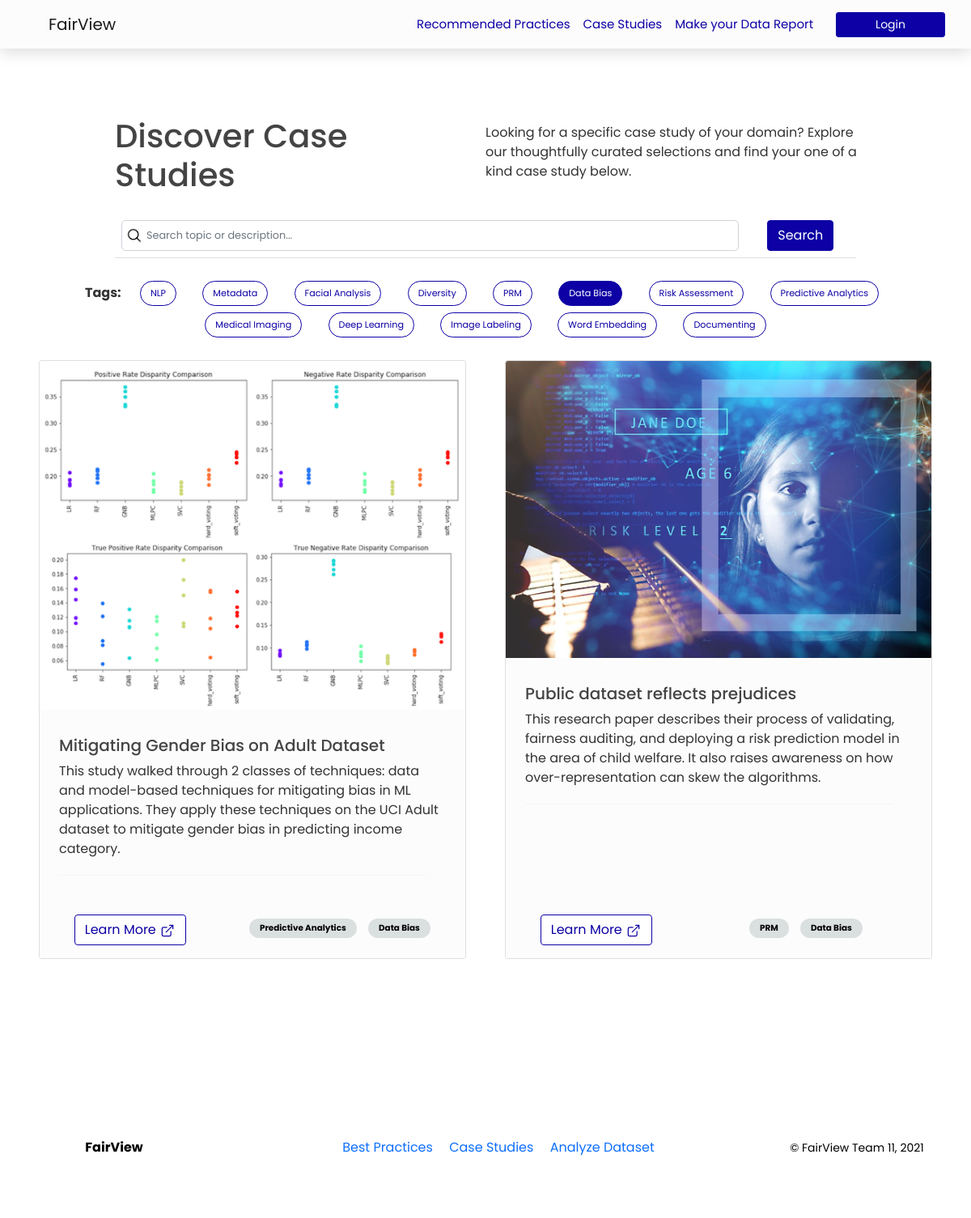
/case-studies?tag=Data+Bias, run on the app's committed database.
### internhacks/models.py (models this page shows, shortened)
class Tag(db.Model):
    id = db.Column(db.Integer, primary_key=True)
    name = db.Column(db.String(20), unique=True)

class Study(db.Model):
    id = db.Column(db.Integer, primary_key=True)
    topic = db.Column(db.String(40), unique=True, nullable=False)
    description = db.Column(db.String(160), nullable=False)
    external_url = db.Column(db.Text, nullable=False)
    image_url = db.Column(db.Text, nullable=False)
    created_at = db.Column(db.DateTime, nullable=False, default=datetime.utcnow)
    tags = db.relationship('Tag', secondary=StudyTags, backref=db.backref('studies'), lazy=True)

### internhacks/routes.py (the view, shortened to what this page needs)
@app.route("/case-studies", methods=["GET", "POST"])
def case_studies():
    tag_name = request.args.get('tag')
    studies = Study.query.all()
    tags = Tag.query.all()
    form = SearchForm()
    if form.search.data or tag_name:
        filtered_results = []
        for study in studies:
            if tag_name and not form.search.data:
                for tag in study.tags:
                    if tag_name == tag.name:
                        filtered_results.append(study)
        if filtered_results:
            studies = filtered_results
        else:
            flash(f"There were no matches to your search.", "warning")
    return render_template("studies.html", title="Case Studies", studies=studies, tags=tags, form=SearchForm(), tag_name=tag_name)

### internhacks/forms.py
class SearchForm(FlaskForm):
    search = StringField("", render_kw={"placeholder": "Search topic or description..."})
    submit = SubmitField("Search")

### internhacks/templates/studies.html (shortened to what this page needs)
{% extends "layout.html" %} {% block content %}
<div class="container-fluid p-5" style="padding-top: 30px;">
    <div class="row mt-5 justify-content-center">
        <div class="col-md-auto col-md-5 align-content-center my-auto">
            <h1>Discover Case Studies</h1>
        </div>
        <div class="col col-sm-12 col-md-auto col-md-5 my-auto px-0">
            <p>Looking for a specific case study of your domain? Explore our thoughtfully curated selections and find your one of a kind case study below.</p>
        </div>
    </div>
    <div class="row mt-3 justify-content-center">
        <div class="col-md-10 align-content-center">
            <form method="POST" action="/case-studies">
                <table class="table search-table">
                    <tbody>
                        <tr>
                            <td style="width:85%">
                                {{ form.search.label(class="form-control-label") }} {{ form.search(class="form-control form-control-lg search-icon") }}
                            </td>
                            <td style="width:15%">
                                <div>
                                    {{ form.submit(class="btn btn-primary btn-fairview") }}
                                </div>
                            </td>
                        </tr>
                    </tbody>
                </table>
            </form>
        </div>
    </div>
    <div class="row p-4 justify-content-center">
        <div class="col text-center">
            <ul class="tag-list">
                <li><b>Tags:</b></li>
                {% for tag in tags %} {% if tag.name == tag_name %}
                <li>
                    <a class="nav-item nav-link" href="{{ url_for('case_studies', tag=None) }}">
                        <button type="button" class="m-1 btn btn-primary btn-fairview" style="border-radius: 50rem!important;">{{ tag.name }}</button>
                    </a>
                </li>
                {% else %}
                <li>
                    <a class="nav-item nav-link" href="{{ url_for('case_studies', tag=tag.name) }}">
                        <button type="button" class="m-1 btn btn-outline-primary btn-outline-fairview" style="border-radius: 50rem!important;">{{ tag.name }}</button>
                    </a>
                </li>
                {% endif %} {% endfor %}
            </ul>
        </div>
    </div>
    <div class="row row-cols-1 row-cols-md-2 g-5">
        {% for study in studies %}
            <div class="col">
                <div class="card h-100">
                    <img src="{{ study.image_url }}" class="card-img-top" alt="{{ study.topic }}">
                    <div class="card-body p-4" style="background-color: #FCFCFC">
                        <div class="row pt-2">
                            <h5 class="card-title">{{ study.topic }}</h5>
                            <p class="card-text mb-1">{{ study.description }}</p>
                            <div class="text-center">
                                <hr class="card-line" />
                            </div>
                        </div>
                    </div>
                    <div class="card-footer" style="background-color: #FCFCFC; border-top: none;">
                        <div class="row pb-2">
                            <div class="col-5 text-center">
                                <a href="{{ study.external_url}}" target="_blank" class="card-link">
                                    <button type="button" class="btn btn-outline-primary btn-outline-fairview external-link-btn">
                                    Learn More
                                    </button>
                                </a>
                            </div>
                            <div class="col-7 text-center">
                                {% for tag in study.tags %}
                                <span class="text-white badge rounded-pill badge-tag bg-secondary">{{ tag.name }}</span> {% endfor %}
                            </div>
                        </div>
                    </div>
                </div>
            </div>
            {% endfor %}
        </div>
    </div>
     {% endblock content%}

### internhacks/static/main.css (style rules this page uses)
body { background: #ffffff; color: #333333; font-family: 'Poppins', sans-serif; font-weight: 400; }
h1, h2, h3, h4, h5, h6 { color: #444444; }
.btn-fairview { background-color: #0D00A4; color: #ffffff; border-color: #0D00A4; }
.btn-outline-fairview { border-color: #0D00A4; color: #0D00A4; background-color: #ffffff; }
.table { display: table; margin: 0 auto; }
.search-icon { background-image: url("images/search.png"); background-size: 20px 20px; background-position: left center; background-repeat: no-repeat; padding-left: 30px; background-repeat: no-repeat; background-position-x: 5px; font-size: .8em; }
.search-table td { vertical-align: middle; text-align: center; }
.tag-list { list-style-type: none; margin: 0; padding: 0; float: left; width: 100%; }
.tag-list li, .tag-list li .nav-link { display: inline; padding: 0px 5px; }
.tag-list li .nav-link .btn-fairview, .tag-list li .nav-link .btn-outline-fairview { font-size: .7em; }
.badge-tag { color: black !important; background-color: #DAE0DF !important; padding: 7px 13px; margin: 5px; font-size: .65em; }
.card-line { width: 95%; height: 2px; color: #dedede; }

### data on the page
Tag: name "NLP"
Tag: name "Metadata"
Tag: name "Facial Analysis"
Tag: name "Diversity"
Tag: name "PRM"
Tag: name "Data Bias"
Tag: name "Risk Assessment"
Tag: name "Predictive Analytics"
Tag: name "Medical Imaging"
Tag: name "Deep Learning"
Tag: name "Image Labeling"
Tag: name "Word Embedding"
Tag: name "Documenting"
Study: image_url (picture), topic "Mitigating Gender Bias on Adult Dataset", description "This study walked through 2 classes of techniques: data and model-based techniques for mitigating bias in ML applications. They apply these techniques on the UCI Adult dataset to mitigate gender bias in predicting income category."
Study: image_url (picture), topic "Public dataset reflects prejudices", description "This research paper describes their process of validating, fairness auditing, and deploying a risk prediction model in the area of child welfare. It also raises awareness on how over-representation can skew the algorithms."
